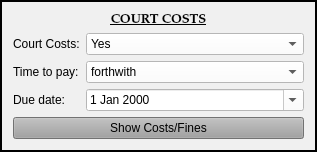
        <widget class="QFrame" name="costs_frame">
         <property name="sizePolicy">
          <sizepolicy hsizetype="Preferred" vsizetype="Preferred">
           <horstretch>0</horstretch>
           <verstretch>0</verstretch>
          </sizepolicy>
         </property>
         <property name="styleSheet">
          <string notr="true">background-color: rgb(240, 240, 240);</string>
         </property>
         <property name="frameShape">
          <enum>QFrame::Box</enum>
         </property>
         <property name="frameShadow">
          <enum>QFrame::Plain</enum>
         </property>
         <property name="lineWidth">
          <number>2</number>
         </property>
         <layout class="QGridLayout" name="gridLayout_5" columnstretch="1,2">
          <item row="2" column="1">
           <widget class="NoScrollComboBox" name="ability_to_pay_box">
            <property name="focusPolicy">
             <enum>Qt::StrongFocus</enum>
            </property>
            <property name="styleSheet">
             <string notr="true">background-color: rgb(255, 255, 255);</string>
            </property>
            <item>
             <property name="text">
              <string>forthwith</string>
             </property>
            </item>
            <item>
             <property name="text">
              <string>within 30 days</string>
             </property>
            </item>
            <item>
             <property name="text">
              <string>within 60 days</string>
             </property>
            </item>
            <item>
             <property name="text">
              <string>within 90 days</string>
             </property>
            </item>
            <item>
             <property name="text">
              <string>while on Community Control</string>
             </property>
            </item>
            <item>
             <property name="text">
              <string>while on the OVI Docket</string>
             </property>
            </item>
            <item>
             <property name="text">
              <string>while on Mission Court</string>
             </property>
            </item>
            <item>
             <property name="text">
              <string>while on the Mental Health Docket</string>
             </property>
            </item>
           </widget>
          </item>
          <item row="1" column="1">
           <widget class="NoScrollComboBox" name="court_costs_box">
            <property name="focusPolicy">
             <enum>Qt::StrongFocus</enum>
            </property>
            <property name="styleSheet">
             <string notr="true">background-color: rgb(255, 255, 255);</string>
            </property>
            <item>
             <property name="text">
              <string>Yes</string>
             </property>
            </item>
            <item>
             <property name="text">
              <string>Waived</string>
             </property>
            </item>
            <item>
             <property name="text">
              <string>Imposed in companion case</string>
             </property>
            </item>
            <item>
             <property name="text">
              <string>No</string>
             </property>
            </item>
           </widget>
          </item>
          <item row="2" column="0">
           <widget class="QLabel" name="label_9">
            <property name="text">
             <string>Time to pay:</string>
            </property>
           </widget>
          </item>
          <item row="1" column="0">
           <widget class="QLabel" name="label_11">
            <property name="text">
             <string>Court Costs:</string>
            </property>
           </widget>
          </item>
          <item row="3" column="0">
           <widget class="QLabel" name="label_18">
            <property name="text">
             <string>Due date:</string>
            </property>
           </widget>
          </item>
          <item row="3" column="1">
           <widget class="NoScrollDateEdit" name="balance_due_date">
            <property name="focusPolicy">
             <enum>Qt::StrongFocus</enum>
            </property>
            <property name="styleSheet">
             <string notr="true">color: rgb(0, 0, 0);
background-color: rgb(255, 255, 255);</string>
            </property>
            <property name="calendarPopup">
             <bool>true</bool>
            </property>
           </widget>
          </item>
          <item row="5" column="0" colspan="2">
           <widget class="QPushButton" name="costs_and_fines_Button">
            <property name="sizePolicy">
             <sizepolicy hsizetype="Preferred" vsizetype="Fixed">
              <horstretch>0</horstretch>
              <verstretch>0</verstretch>
             </sizepolicy>
            </property>
            <property name="focusPolicy">
             <enum>Qt::NoFocus</enum>
            </property>
            <property name="styleSheet">
             <string notr="true">background-color: rgb(160, 160, 160);</string>
            </property>
            <property name="text">
             <string>Show Costs/Fines</string>
            </property>
            <property name="flat">
             <bool>false</bool>
            </property>
           </widget>
          </item>
          <item row="0" column="0" colspan="2">
           <widget class="QLabel" name="label_15">
            <property name="font">
             <font>
              <family>Palatino Linotype</family>
              <pointsize>10</pointsize>
              <weight>75</weight>
              <italic>false</italic>
              <bold>true</bold>
              <underline>true</underline>
             </font>
            </property>
            <property name="text">
             <string>COURT COSTS</string>
            </property>
            <property name="alignment">
             <set>Qt::AlignCenter</set>
            </property>
           </widget>
          </item>
         </layout>
        </widget>
